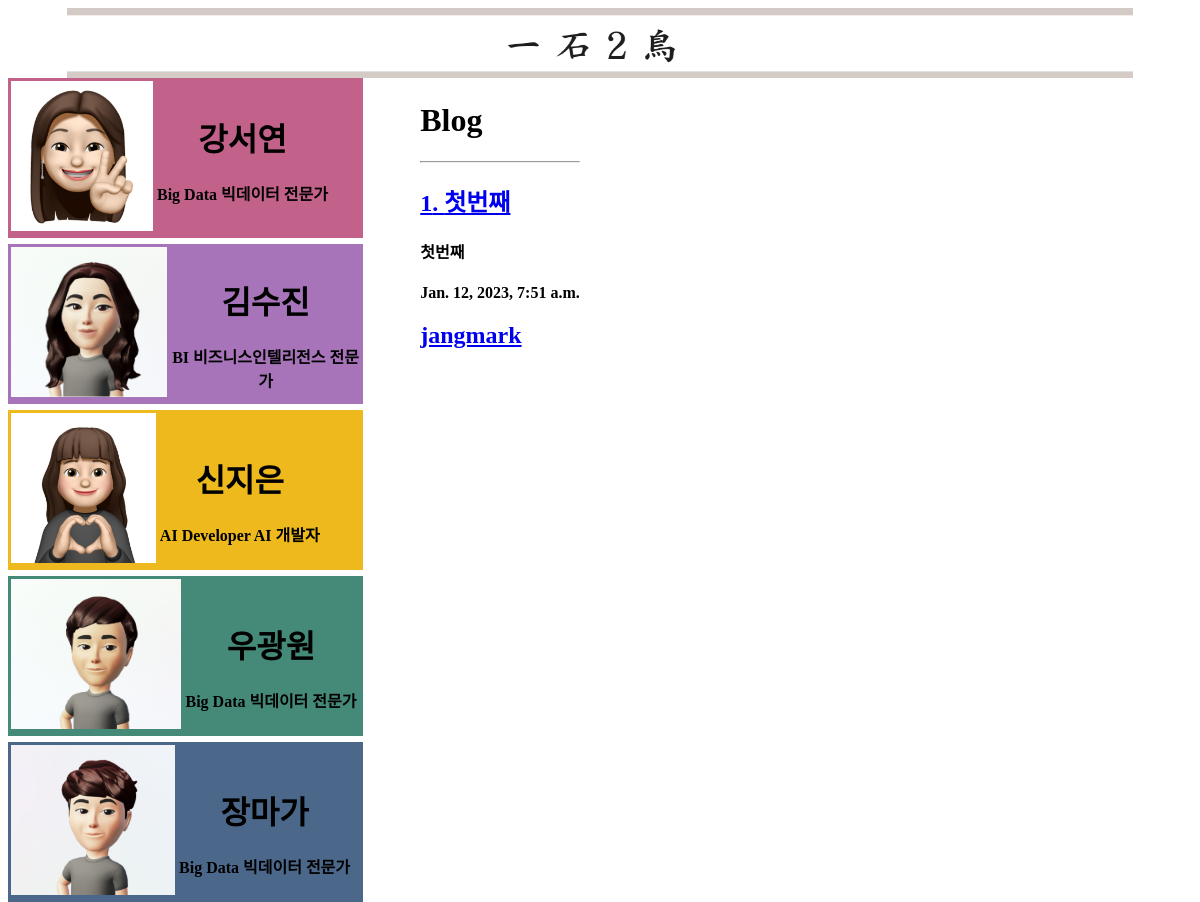
Page /blog/ on the earlier database version.
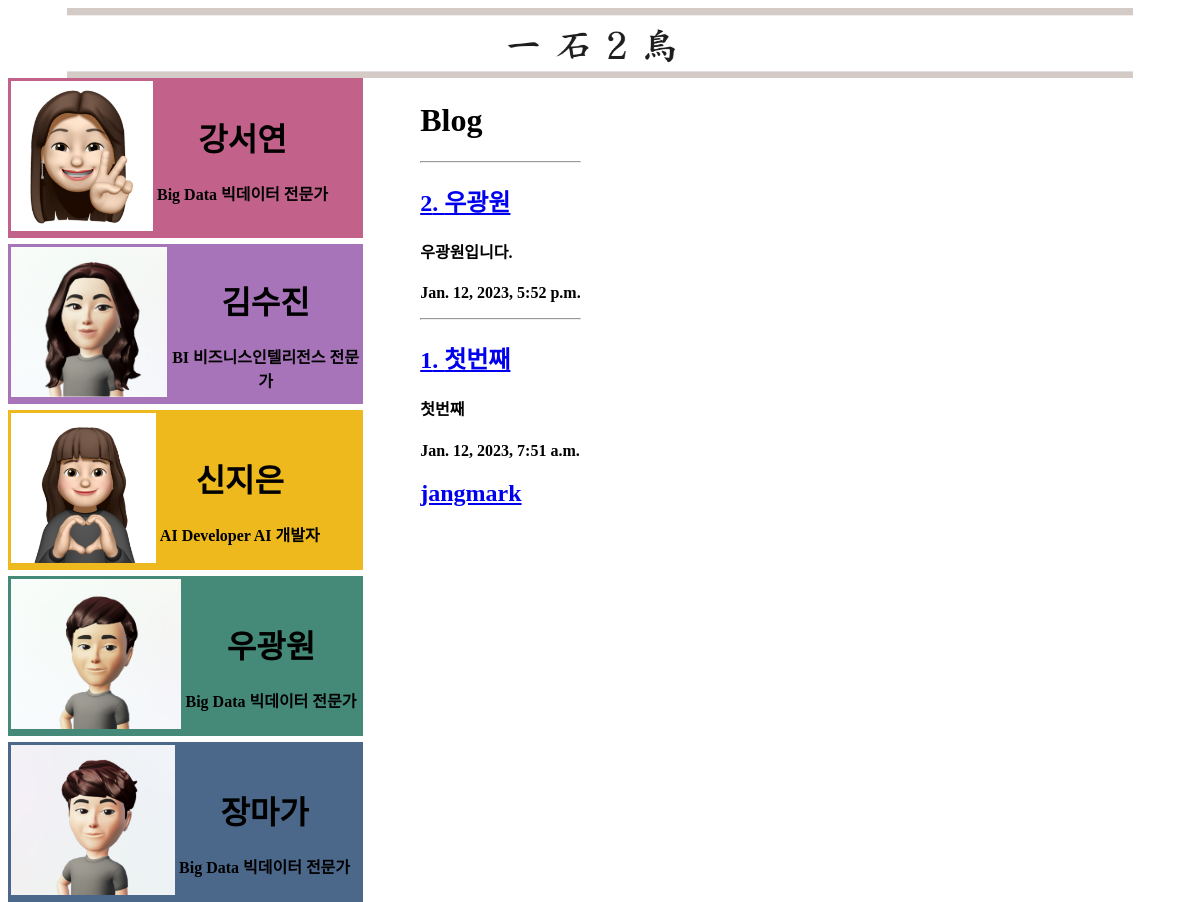
Same page on the later database version.
### blog/models.py (models this page shows, shortened)
class Post(models.Model):
    title = models.CharField(max_length=30) # 데이터베이스의. 필드(컬럼)
    content = models.TextField()
    created_at = models.DateTimeField(auto_now_add=True)
    updated_at = models.DateTimeField(auto_now=True)
    def get_absolute_url(self):
        return f'/blog/{self.pk}/'

### blog/views.py (the view)
# urls.py: path('', views.index),
def index(request):
    posts = Post.objects.all().order_by('-pk')
    return render(
        request,
    'blog/index.html',
    {
        'posts': posts
    }
    )

### blog/templates/blog/index.html (shortened to what this page needs)
<!DOCTYPE html>
<html>
<head>
</head>
<body>
    <div id="header" >
        <img src="../static/img/main/111.png", width="90%"; height=70px><br>
    </div>
   <div id="profile_background">
      <div id="profile_1">
            <table id="profile_table" border="0", height="160px" ,width="80%" >
                <thead align="center" >
                    <tr>
                        <th>
                            <a href="sy">
                                <img src ="../static/img/main/k.jpg" height="150px">
                            </a>
                        </th>
                        <th>
                        <h1>강서연</h1>
                        Big Data 빅데이터 전문가<br><br>
                    </tr>
                </thead>
            </table>
      </div>
        <div id="line">
        </div>
      <div id="profile_2">
            <table id="profile_table" border="0", height="160px" ,width="80%" >
                <thead align="center" >
                    <tr>
                        <th>
                            <a href="sj">
                        <img src="../static/img/main/sj.jpg" height="150px" >
                        </a>
                        </th>
                        <th>
                        <h1>김수진</h1>
                        BI 비즈니스인텔리전스 전문가
                    </tr>
                </thead>
            </table>
      </div>
        <div id="line">
        </div>
        <div id="profile_3">
            <table id="profile_table" border="0", height="160px" ,width="80%" >
                <thead align="center" >
                    <tr>
                        <th>
                            <a href="je">
                        <img src="../static/img/main/s.jpg" height="150px" >
                    </a>
                        </th>
                        <th>
                        <h1>신지은</h1>
                        AI Developer AI 개발자
                    </tr>
                </thead>
            </table>
      </div>
        <div id="line">
        </div>
        <div id="profile_5">
            <table id="profile_table" border="0", height="160px" ,width="80%" >
                <thead align="center" >
                    <tr>
                        <th>
                            <a href="gw">
                        <img src="../static/img/main/j.jpg" height="150px" >
                    </a>
                        </th>
                        <th>
                        <h1>우광원</h1>
                        Big Data 빅데이터 전문가
                    </tr>
                </thead>
            </table>
      </div>
        <div id="line">
        </div>
        <div id="profile_6">
            <table id="profile_table" border="0", height="160px" ,width="80%" >
                <thead align="center" >
                    <tr>
                        <th>
                            <a href="mg">
                        <img src="../static/img/main/w.jpg" height="150px" >
                    </a>
                        </th>
                        <th>
                        <h1>장마가</h1>
                        Big Data 빅데이터 전문가
                    </tr>
                </thead>
            </table>
      </div>
   </div>
   <div id="bbs_background">
        <table>
            <thead>
                <tr>
                    <th width=50>
                    </th>
                    <th align=left>
                        <h1>Blog</h1>
        {% for p in posts %}
            <hr>
            <h2> <a href="{{ p.get_absolute_url }}">{{p.id}}. {{p.title}}</a></h2>
            <h4>{{p.content}}</h4>
            <p>{{p.created_at}}</p>
        {% endfor %}
        <h2> <a href="jangmark"> jangmark </a></h2>
                    </th>
            </thead>
   </div>
</body>
</html>

### blog/templates/blog/index.html (style rules this page uses)
#header { height: 70px; font-size: 20; text-align: center; }
#line { width: 100%; height: 6px; background-color: white; }
#profile_background { width: 30%; height: 100%; background-color: black; float: left; }
#profile_1 { width: 100%; height: 160PX; background-color: rgb(194,98,138); }
#profile_2 { width: 100%; height: 160PX; background-color: rgb(167, 115, 185); }
#profile_3 { width: 100%; height: 160PX; background-color: rgb(237,185,29); float: left; }
#profile_5 { width: 100%; height: 160PX; background-color: rgb(69,138,121); }
#profile_6 { width: 100%; height: 160PX; background-color: rgb(75,104,139); }
#bbs_background { width: 70%; height: 180px; float: right; }

Differences in the rows shown:
added Post: id "2", title "우광원", content "우광원입니다.", created_at "Jan. 12, 2023, 5:52 p.m."
